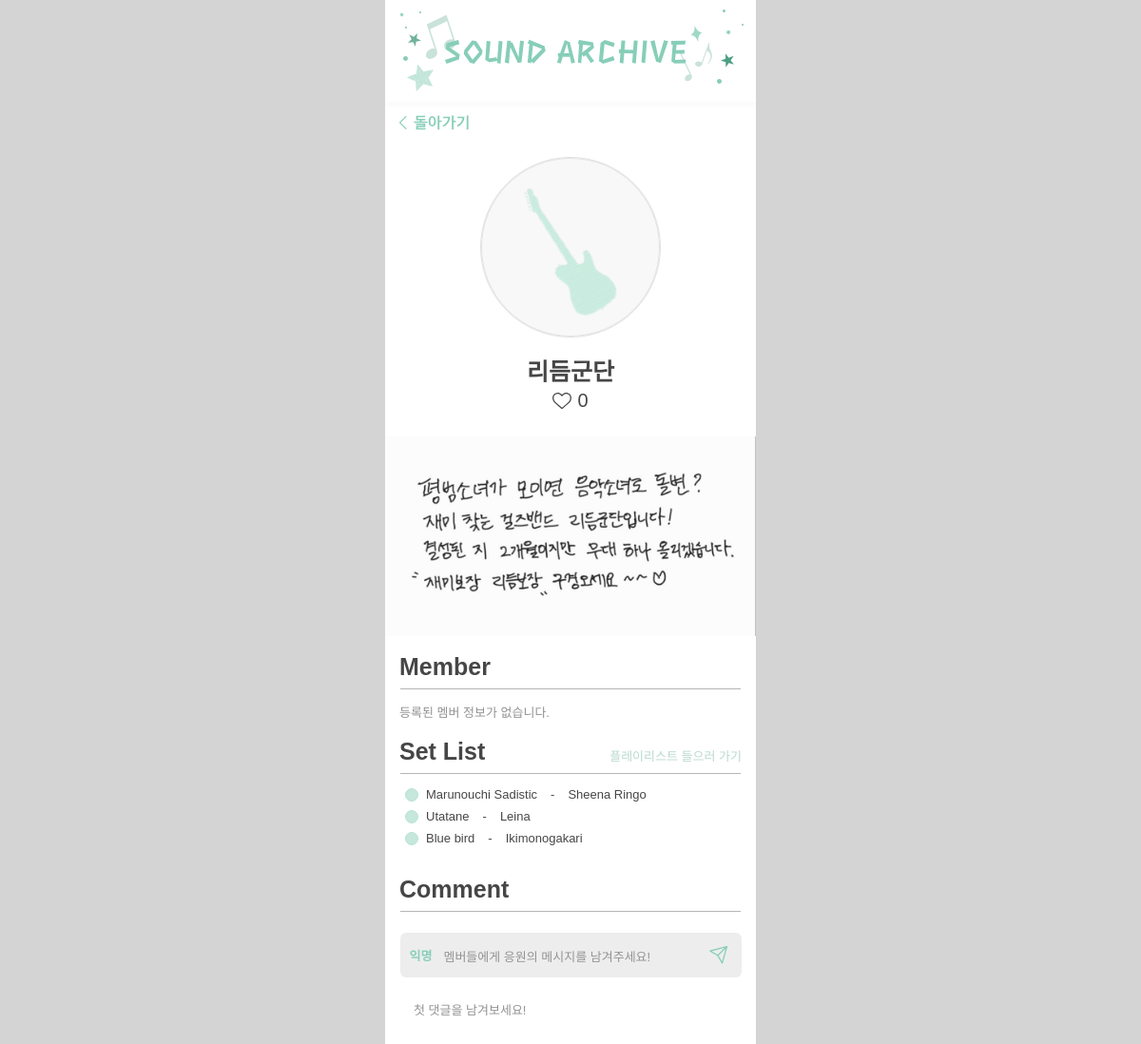
Screenshot of /bands/6/ with the database file from the repository.
### archive/models.py (models this page shows, shortened)
class Band(models.Model):
    PROFILE_IMAGE_CHOICES = [
        ('bands/images/blue_profile.png', '파란 프로필'),
        ('bands/images/undefined66_profile.png', 'Undefined66 프로필'),
        ('bands/images/what4ever_profile.png', 'WHAT4EVER 프로필'),
        ('bands/images/release_profile.png', '릴리즈 프로필'),
        ('bands/images/jazzpeople_profile.jpg', '재찾사 프로필'),
        ('bands/images/firstint_profile.png', '초심 프로필'),
        ('bands/images/rhythm_profile.jpg', '리듬군단 프로필'),
    ]
    DES_IMAGE_CHOICES = [
        ('bands/images/undefined66_des.jpg', 'Undefined66 소개'),
        ('bands/images/what4ever_des.jpeg', 'WHAT4EVER 소개'),
        ('bands/images/rhythm_des.jpeg', '리듬군단 소개'),
        ('bands/images/release_des.jpeg', '릴리즈 소개'),
        ('bands/images/baedangjoo_des.jpg', '배당주 소개'),
        ('bands/images/entrophy_des.jpeg', '엔트로피 소개'),
        ('bands/images/jazzpeople_des.jpeg', '재찾사 소개'),
        ('bands/images/firstint_des.jpg', '초심 소개'),
        ('bands/images/blue_des.png', '파란 소개'),
        ('bands/images/hathow9y_des.jpeg', '해쏘웨이 소개'),
    ]
    name = models.CharField(max_length=200)
    profile_image = models.CharField(max_length=200, choices=PROFILE_IMAGE_CHOICES, blank=True, null=True)
    description_image = models.CharField(max_length=200, choices=DES_IMAGE_CHOICES, blank=True, null=True)
    playlist_url = models.URLField(blank=True, null=True)  # "플레이리스트 들으러 가기" 링크
    likes_count = models.PositiveIntegerField(default=0)
    created_at = models.DateTimeField(default=timezone.now)
    class Meta:
        ordering = ['id']

class SetListItem(models.Model):
    band = models.ForeignKey(Band, on_delete=models.CASCADE, related_name='setlist')
    title = models.CharField(max_length=250)   # 노래 제목
    artist = models.CharField(max_length=200, blank=True)  # 가수
    order = models.PositiveIntegerField(default=0)
    class Meta:
        ordering = ['order']

### archive/views.py (the view)
# urls.py: path('bands/<int:pk>/', views.BandDetailView.as_view(), name='detail'),
class BandDetailView(DetailView):
    model = Band
    template_name = 'bands/detail.html'
    context_object_name = 'band'

### archive/templates/bands/detail.html (shortened to what this page needs)
{% extends 'bands/base.html' %}
{% load static %}
{% block content %}
<section class="detail-wrap" data-band-id="{{ band.id }}">
  <div class="detail-back">
    <a href="{% url 'archive:home' %}" class="back-btn" aria-label="뒤로">
      <img src="{% static 'bands/images/back_button.svg' %}" alt="뒤로가기">
    </a>
  </div>
  <div class="detail-profile">
    <div class="detail-profile-circle">
      <img
        src="{% if band.profile_image %}{% static band.profile_image %}{% else %}{% static 'bands/images/detail_profile.svg' %}{% endif %}"
        alt="{{ band.name }} 프로필"
        class="detail-profile-img">
    </div>
  </div>
  <div class="detail-title-like">
    <h1 class="detail-name">{{ band.name }}</h1>
    <div class="detail-like">
      <button class="heart-btn" type="button" aria-label="좋아요" data-liked="false">
        <img src="{% static 'bands/images/detail_heart_blank.svg' %}" alt="" class="heart-icon">
      </button>
      <span class="like-count">{{ band.likes_count }}</span>
    </div>
  </div>
  <div class="detail-desc-box">
    {% if band.description_image %}
      <img src="{% static band.description_image %}" alt="팀 설명 이미지" class="detail-desc-img">
    {% else %}
      <div class="detail-desc-placeholder"></div>
    {% endif %}
  </div>
  <section class="detail-section">
    <h2 class="section-title">Member</h2>
    <hr class="section-divider">
    <ul class="member-list">
      {% for m in band.members.all %}
        <li class="member-item">
          <span class="role-pill">{{ m.role|default:"" }}</span>
          <!--span class="member-name">
            {{ m.name }}{% if m.affiliation %} ({{ m.affiliation }}){% endif %}
          </span-->
        </li>
      {% empty %}
        <li class="member-item empty-text">등록된 멤버 정보가 없습니다.</li>
      {% endfor %}
    </ul>
  </section>
  <section class="detail-section">
    <div class="setlist-head">
      <h2 class="section-title">Set List</h2>
      {% if band.playlist_url %}
        <a href="{{ band.playlist_url }}" target="_blank" rel="noopener" class="playlist-link">플레이리스트 들으러 가기</a>
      {% else %}
        <span class="playlist-link disabled">플레이리스트 들으러 가기</span>
      {% endif %}
    </div>
    <hr class="section-divider">
    <ul class="setlist">
      {% for s in band.setlist.all %}
        <li class="setlist-item">
          <span class="dot"></span>
          <span class="song-title">{{ s.title }}</span>
          <span class="dash">-</span>
          <span class="song-artist">{{ s.artist }}</span>
        </li>
      {% empty %}
        <li class="setlist-item empty-text">등록된 셋리스트가 없습니다.</li>
      {% endfor %}
    </ul>
  </section>
  <section class="detail-section">
    <h2 class="section-title">Comment</h2>
    <hr class="section-divider">
    <form id="comment-form" class="comment-form"
          action="{% url 'archive:add_comment' band.id %}" method="post"
          onsubmit="return false;">
      <div class="comment-input">
        <span class="anon-label">익명</span>
        <textarea name="text" id="comment-text" rows="2"
          placeholder="멤버들에게 응원의 메시지를 남겨주세요!" required></textarea>
        <button class="comment-send" type="submit" aria-label="전송">
          <img src="{% static 'bands/images/Messanger.svg' %}" alt="">
        </button>
      </div>
    </form>
    <ul id="comment-list" class="comment-list">
      {% for c in band.comments.all %}
        <li class="comment-item">
          <div class="comment-text">{{ c.text }}</div>
          <div class="comment-meta">{{ c.created_at|date:"Y-m-d H:i" }}</div>
        </li>
      {% empty %}
        <li class="comment-item empty-text">첫 댓글을 남겨보세요!</li>
      {% endfor %}
    </ul>
  </section>
</section>
{% endblock %}

### static/bands/css/styles.css (style rules this page uses)
:root { --sa-green:#87CEB8; --sa-green-dark:#4D9F84; --sa-text:#464646; --sa-gray:#F8F8F8; --sa-gray-line:#E1E1E1; --sa-divider:#B5B5B5; }
* { box-sizing: border-box; }
html, body { margin: 0; padding: 0; background: #d4d4d4; }
.sa-body { font-family: "Hancom Gothic", "Apple SD Gothic Neo", "Malgun Gothic", "Noto Sans KR", sans-serif; color: var(--sa-text); }
.heart-btn { border:0; background:none; padding:0; line-height:0; cursor:pointer; }
.heart-icon { width:20px; height:17px; }
.like-count { font-size:15px; }
.detail-wrap { position:relative; padding-bottom:40px; }
.detail-back { padding:14px 15px 0; }
.back-btn img { width:73px; height:16px; display:block; }
.detail-profile { margin-top:28px; display:flex; justify-content:center; }
.detail-profile-circle { width:190px; height:190px; border-radius:9999px; background:var(--sa-gray); border:1px solid var(--sa-gray-line); position:relative; overflow:hidden; }
.detail-profile-img { width:100%; height:100%; object-fit:contain; }
.detail-title-like { margin-top:24px; display:flex; flex-direction:column; align-items:center; gap:6px; }
.detail-name { font-size:25px; font-weight:700; line-height:1; margin:0; }
.detail-like { display:flex; align-items:center; gap:6px; }
.detail-like .heart-icon { width:20px; height:17px; }
.detail-like .like-count { font-size:20px; }
.detail-desc-box { margin-top: 26px; }
.detail-desc-img { display: block; max-width: 390px; max-height: none; }
.detail-section { padding:18px 15px 0; }
.section-title { font-size:25px; font-weight:700; margin:0 0 8px; }
.section-divider { width:358px; height:0; border:none; border-top:0.7px solid var(--sa-divider); margin:0 auto 14px; }
.member-list { list-style:none; margin:0; padding:0; display:flex; flex-wrap: wrap; gap: 8px; }
.member-item { margin: 0; }
.setlist-head { display:flex; align-items:center; justify-content:space-between; }
.playlist-link { font-size:13px; color:var(--sa-green-dark); text-decoration:none; }
.playlist-link.disabled { opacity:.4; pointer-events:none; }
.setlist { list-style:none; margin:0; padding:0 0 6px; }
.setlist-item { position:relative; display:flex; align-items:center; gap:8px; padding-left:6px; margin:8px 0; }
.setlist-item .dot { width:14px; height:14px; border-radius:9999px; border:1px solid var(--sa-green); background-color:rgba(135,206,184,.8); opacity:.6; }
.song-title, .song-artist, .dash { font-size:13px; }
.dash { margin:0 6px; }
.comment-form { padding-top:8px; }
.comment-form, .comment-form * { font-family: inherit; }
.comment-input { width:359px; height:47px; margin:0 auto; border-radius:6px; background:rgba(86, 86, 86, 0.107); position:relative; display:flex; align-items:center; gap:8px; padding:7px 10px; }
.anon-label { color:var(--sa-green); font-weight:700; font-size:13px; }
#comment-text { flex:1; height:30px; border:none; background:transparent; color:#3e3e3ebc; font-size:13px; outline:none; padding:6px 4px; resize:none; overflow:hidden; }
#comment-text::placeholder { color: #949393; opacity: 1; font-size: 13px; }
.comment-send { border:0; background:none; padding:0; line-height:0; cursor:pointer; }
.comment-send img { width:24px; height:24px; }
.comment-list { list-style:none; margin:16px 0 0; padding:0 15px; }
.comment-item { padding:8px 0; border-top:0.7px solid var(--sa-divider); }
.comment-item:first-child { border-top:none; }
.empty-text { color:#777; opacity:.8; font-size:13px; }

### rows the page displays
Band: name "리듬군단", likes_count "0", description_image (picture)
SetListItem: title "Marunouchi Sadistic", artist "Sheena Ringo"
SetListItem: title "Utatane", artist "Leina"
SetListItem: title "Blue bird", artist "Ikimonogakari"
